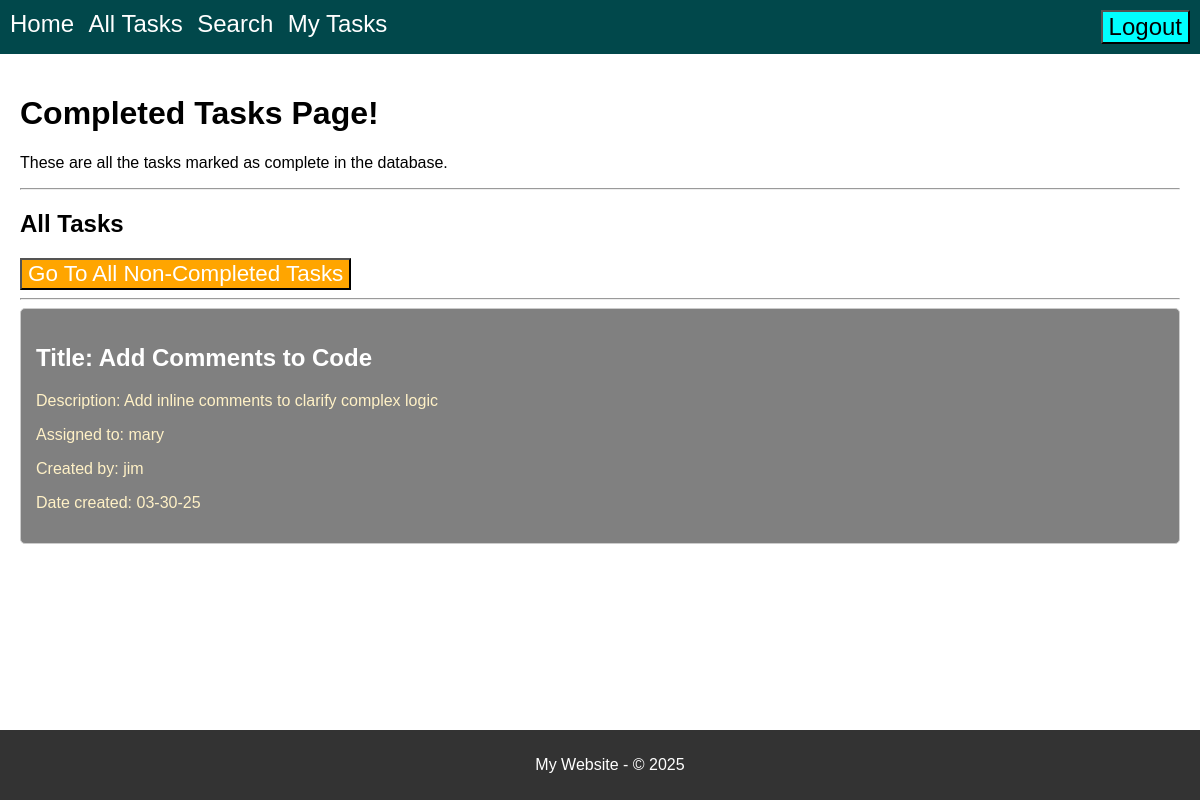
The app's page /completed-tasks (signed in), older data.
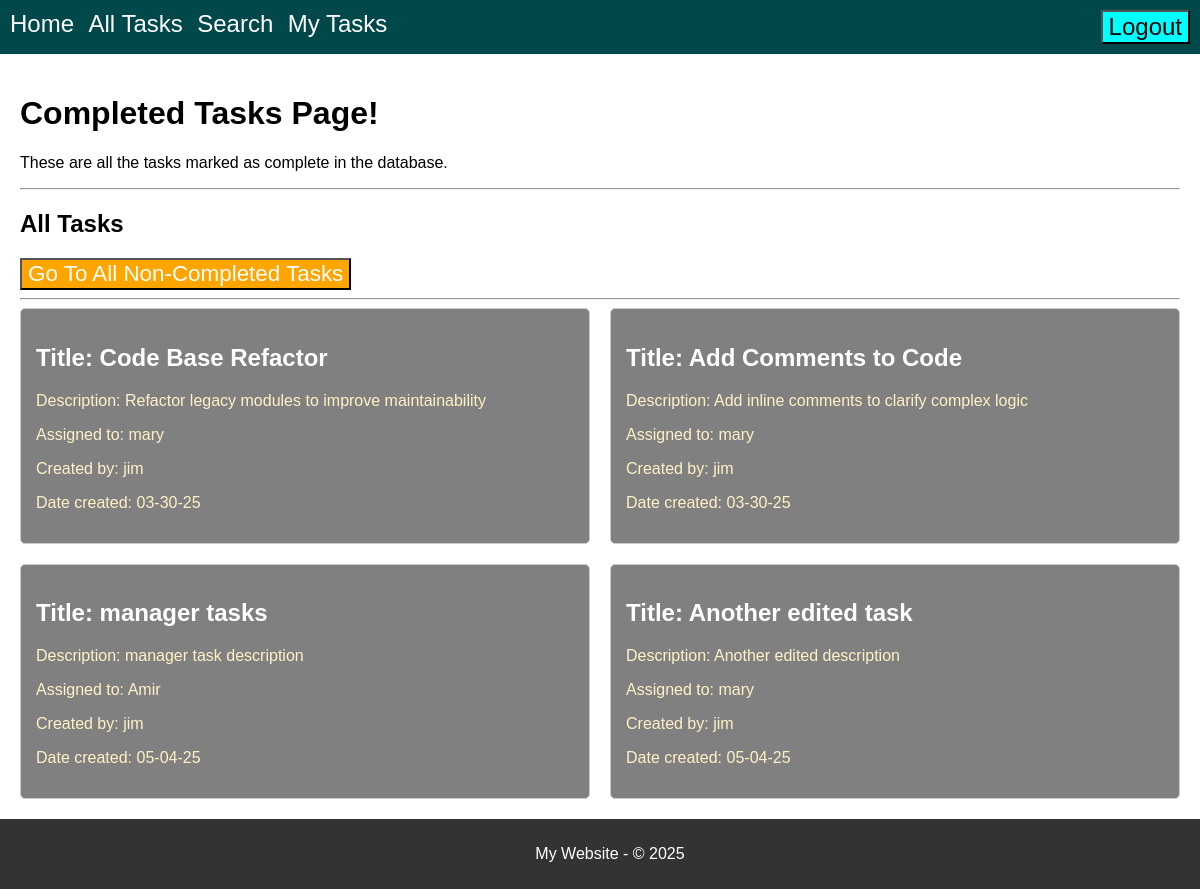
The same page, newer data.
### model.py (models this page shows, shortened)
class Users(db.Model):
    __tablename__ = 'Users'
    id = db.Column(db.Integer, primary_key=True)
    username = db.Column(db.String(100), nullable=False, unique=True)
    password = db.Column(db.String(100), nullable=False)
    role = db.Column(db.String(50), nullable=False)

class Tasks(db.Model):
    __tablename__ = 'Tasks'
    id = db.Column(db.Integer, primary_key=True)
    title = db.Column(db.String(30), nullable=False)
    body = db.Column(db.String(200), nullable=False)
    assigned_to = db.Column(db.Integer, db.ForeignKey('Users.id'), nullable=True)
    created_by = db.Column(db.Integer, db.ForeignKey('Users.id'), nullable=True)
    date_created = db.Column(db.String(8), nullable=False)
    completed = db.Column(db.Integer, default=0)
    assigned_user = db.relationship('Users', foreign_keys=[assigned_to])
    creator_user = db.relationship('Users', foreign_keys=[created_by])

### routes.py (the view)
@app.route('/completed-tasks')
def display_completed_tasks():
    if CS.notLoggedIn():
        return redirect(url_for("display_login"))
    tasks = Tasks.query.filter_by(completed=1).all()
    task_list = map_tasks_to_usernames(tasks)
    return render_template(
        "completed-tasks.html",
        title="Completed Tasks Page!",
        content="These are all the tasks marked as complete in the database.",  # Fixed typo: "Theses" to "These"
        tasks=task_list,  # Pass the modified task list
        CS=CS
    )

### current_session.py (called while the page is built)
    @staticmethod
    def isLoggedIn():
        status = "username" in session
        return status

    @staticmethod
    def notLoggedIn():
        return not CurrentSession.isLoggedIn()

    @staticmethod
    def getRole():
        print(f" User role is: {userRole}")
        return userRole

    @staticmethod
    def getUsername():
        username = session.get("username", None)  # Get username from session
        return username

### Templates/completed-tasks.html (shortened to what this page needs)
{% extends "base.html" %}
{% block page_title %}
    {{ title }}
{% endblock %}
{% block content %}
    <p>{{ content }}</p>
     <hr>
    <h2>All Tasks</h2>
    <button onclick="returnToAllTasks()" class="task-pages-nav-btn">Go To All Non-Completed Tasks</button>
    <hr>
    {% if tasks %}
        <div class="tasks-grid">
            {% for task in tasks %}
            <div class="completed-task-card">
                <h2 id="task-title">Title: {{task.title}}</h2>
                <p class="task-details">Description: {{task.body}}</p>
                <p class="task-details">Assigned to: {{task.assigned_to}}</p>
                <p class="task-details">Created by: {{task.created_by}}</p>
                <p class="task-details">Date created: {{task.date_created}}</p>
            </div>
            {% endfor %}
        </div>
    {% else %}
        <p>No tasks found in the database.</p>
    {% endif %}
{% endblock %}

Row changes from the older to the newer data that the page shows:
now on this page (row edited): Tasks: title "Code Base Refactor", body "Refactor legacy modules to improve maintainability", date_created "03-30-25"
added Tasks: title "manager tasks", body "manager task description", date_created "05-04-25"
added Users: assigned_to "Amir"
added Tasks: title "Another edited task", body "Another edited description", date_created "05-04-25"
Text that changed along with them:
new list line: "Title: Description: Assigned to: Created by: Date created:"
new list line: "mary"
new list line: "jim"
